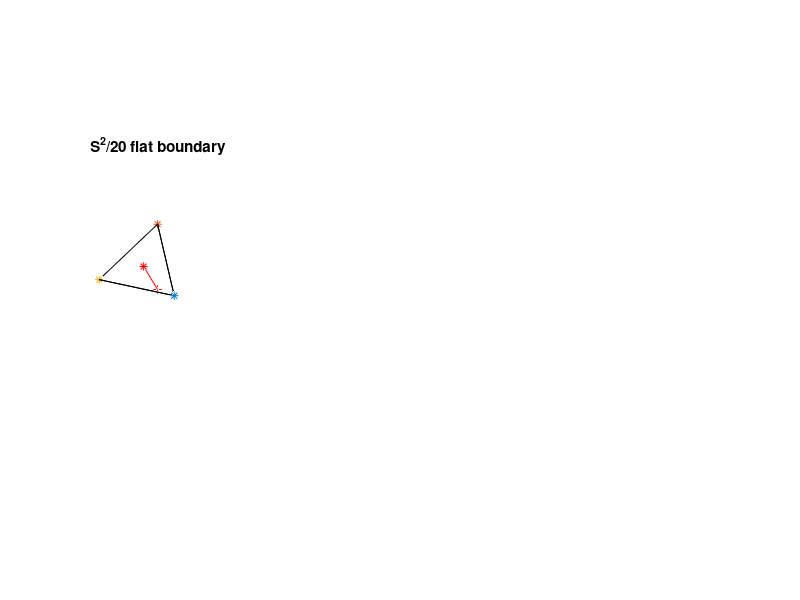

Write MATLAB code to recreate this figure. (Note: this script raises an error after producing the figure.)
%% Implemented functions


%%
function []=icosahedralSpectrumOfIcosahedralShell()
    Initialize();
    IcshFaceMode=1; %1/0: Phi_min=0/-Omega/2
    [B,C,A,F,Omega,Theta_c,Alpha,Beta,Delta,Theta_F,Phi_min,Phi_Max]=...
        Load_IH_Tri(IcshFaceMode);
    
    
    %PlotIcshdrnFace(B,C,A);
    %return
    %hold on;
    
    %Integral grid (1)
    OS_Factor=2.5;  %2.5

    %Object (icosahedron) grid
    Radius1=0.8;
    Radius2=1;    %1/cos(Alpha)=1.2584
    R_Norm_Flag=1;
    Radius=Radius1;
    N_TriGrid=40;   %20
    Radius1_min=Radius1*cos(Alpha);
    Radius2_min=Radius2*cos(Alpha);
    Radius1_Max=Radius1*sqrt(cos(Alpha)^2+(sin(Alpha)/2)^2);
    Radius2_Max=Radius2*sqrt(cos(Alpha)^2+(sin(Alpha)/2)^2);
    if isequal(Radius1,Radius2)
        N_Radius=1;
        N_R=ceil(2*OS_Factor*N_Radius); %Integral grid (2)
        Radius_Res=(Radius2-Radius1_min)/(N_R-1);
    else
        N_Radius=2*ceil(N_TriGrid*(2/(sqrt(3)*tan(Alpha)))*...
            (1-Radius1_min/Radius2)/(1+Radius1_min/Radius2));
        N_R=ceil(2*OS_Factor*N_Radius); %Integral grid (2)
        Radius_Res=(Radius2-Radius1_min)/(N_R-1);
    end
    Radius_Res=(1+cos(Alpha))/(8*OS_Factor*N_TriGrid/sqrt(3)-1/tan(Alpha/2)^2);
    N_R=1+ceil((Radius2-Radius1_min)/Radius_Res);
    
    Plot_Grid_Flag=1;
    AxisOff_Flag=1;
    AppendSupport_Flag=1;
    IcoObjParam=struct('N_TriGrid',N_TriGrid,...
        'Radius_Res',Radius_Res,...
        'N_Radius',N_Radius,...
        'Radius1',Radius1,...
        'Radius2',Radius2,...
        'Radius1_min',Radius1_min,...
        'Radius2_min',Radius2_min,...
        'Radius',Radius,...
        'Plot_Grid_Flag',Plot_Grid_Flag,...
        'AxisOff_Flag',AxisOff_Flag,...
        'AppendSupport_Flag',AppendSupport_Flag,...
        'A',A,...
        'B',B,...
        'C',C,...
        'F',F);
    disp(['Radius1_min=' num2str(Radius1_min) ', Radius1_Max=' num2str(Radius1_Max) ', Radius1=' num2str(Radius1)]);
    disp(['Radius2_min=' num2str(Radius2_min) ', Radius2_Max=' num2str(Radius2_Max) ', Radius2=' num2str(Radius2)]);
    disp(['N_Radius=' num2str(N_Radius) ', Radius_Res=' num2str(Radius_Res)]);
    [IcoGridVol,IcoGrid,H0]=Form_IcosahedralGrids(IcoObjParam);
    disp(['Min IcoGridVol.R=' num2str(min(sqrt(IcoGridVol.x.^2+IcoGridVol.y.^2+IcoGridVol.z.^2)))]);
    
    %Integral grid (3)
    N_Theta=ceil(2*OS_Factor*N_TriGrid);
    N_Phi=N_Theta+1;

    %Object (icosahedral function f(r))
    [IcoFunc,FuncGrid]=Make_IcoVolFunc(IcoGridVol,N_R,N_Theta,N_Phi);
    
    
    
    disp(['Min FuncGrid.R=' num2str(min(FuncGrid.R_1D))]);
    Theta=FuncGrid.Theta_2D;
    Phi=FuncGrid.Phi_2D;
    R_1D=FuncGrid.R_1D;
    Rm=min(R_1D);
    RM=max(R_1D);

    %Indices of critical distances
    [~,Index]=min(abs(R_1D-Radius1_min));
    Radius1_min_Index=Index(1);
    [~,Index]=min(abs(R_1D-Radius2_min));
    Radius2_min_Index=Index(1);
    [~,Index]=min(abs(R_1D-Radius1_Max));
    Radius1_Max_Index=Index(1);
    [~,Index]=min(abs(R_1D-Radius2_Max));
    Radius2_Max_Index=Index(1);
    [~,Index]=min(abs(R_1D-Radius1));
    Radius1_Index=Index(1);
    [~,Index]=min(abs(R_1D-Radius2));
    Radius2_Index=Index(1);
    

    Integral_Mode=(min(size(Theta)) > 1);

    %Basis functions
    LMa=Load_LMa;
    l_Vector=unique(LMa(:,1));
    N_l=numel(l_Vector);
    %N_l=4;l_Vector=l_Vector(1:N_l);
    
    %Display and test of basis functions
    N_subplot=ceil(sqrt(N_R));
    N_subplot_l=ceil(sqrt(N_l));

    H=[];
    [IH_Basis,ArrayAngleFlag]=Make_IHBasis(Theta,Phi,l_Vector,H);
    
    Plot_RadialScan=0;
    if Plot_RadialScan
        x=sin(Theta).*cos(Phi);
        y=sin(Theta).*sin(Phi);
        z=cos(Theta);
        figure;
        for R_cntr=1:N_R
            scatter3(x,y,z,20,IcoFunc{R_cntr});daspect([1 1 1]);axis tight; axis off;title(['f(r_{' num2str(r_cntr) '}) @r=' num2str(R_Shell) ', d:' num2str(C) ' to ' num2str(D) ', n(NaN):' num2str(E)]);colorbar;view(-90,32);alpha(0.5);alpha('color');drawnow;
        end
    end
    
    save IcoFunc.mat IcoFunc;
    %return
            

    H3=figure;
    H4=figure;
    ISpectrumMtx=nan(N_l,N_R);
    for R_cntr=1:N_R
        %fr=squeeze(IcoFunc(R_cntr,:,:));
        fr=IcoFunc{R_cntr};
        ISpectrum_=Make_ISpectrum(fr);
        if R_Norm_Flag
            ISpectrum_=ISpectrum_/(Radius2-Radius1);
        end
        ISpectrumMtx(:,R_cntr)=ISpectrum_;
 
        figure(H3);
        subplot(N_subplot,N_subplot,R_cntr);
        bar(l_Vector(2:end),ISpectrum_(2:end),'b');
        xlim([min(l_Vector)-1 max(l_Vector)+1]);
        if isequal(R_cntr,N_R)
            title(['R_{' num2str(R_cntr) '}=' num2str(R_1D(R_cntr)) '(' num2str(Rm) '<R<' num2str(RM)]);
        else
            title(['R_{' num2str(R_cntr) '}=' num2str(R_1D(R_cntr))]);
        end
        drawnow;

        figure(H4);
        for l_cntr=1:N_l
            subplot(N_subplot_l,N_subplot_l,l_cntr);
            Tempx=ISpectrumMtx(l_cntr,:);
            plot(R_1D,Tempx,'.--k');
            hold on;
            plot(   R_1D(Radius1_min_Index),Tempx(Radius1_min_Index),'b*',...
                    R_1D(Radius1_Max_Index),Tempx(Radius1_Max_Index),'b*',...
                    R_1D(Radius1_Index),Tempx(Radius1_Index),'b*',...
                    R_1D(Radius2_min_Index),Tempx(Radius2_min_Index),'ro',...
                    R_1D(Radius2_Max_Index),Tempx(Radius2_Max_Index),'ro',...
                    R_1D(Radius2_Index),Tempx(Radius2_Index),'ro');
            hold off;
            title(['l=' num2str(l_Vector(l_cntr))]);
            axis tight;
            xlabel('Radial position, R');
        end
        drawnow;
    end
    
    H5=figure;
    subplot(2,1,1);
    surf(R_1D,l_Vector,ISpectrumMtx);
    axis tight; xlabel('Radial Position');ylabel('Icosahedral order');colorbar;shading interp
    subplot(2,2,3);
    surf(R_1D,l_Vector(2:end),ISpectrumMtx(2:end,:));
    axis tight; xlabel('Radial Position');ylabel('Icosahedral order');colorbar;shading interp
    subplot(2,2,4);
    surf(R_1D,l_Vector(3:end),ISpectrumMtx(3:end,:));
    axis tight; xlabel('Radial Position');ylabel('Icosahedral order');colorbar;shading interp
    
    save All.mat;

    
    function I=Integral(f)
        switch Integral_Mode
            case 1
                I=mean(mean(f,1),2);
            case 2
                I=sum(sum(f.*W_Theta.*W_Phi,1),2);
        end
    end

    function ISpectrum=Make_ISpectrum(f)
        Integrand_=f.*sin(Theta);
        ISpectrum=zeros(N_l,1);
        for cntr=1:N_l
            if ArrayAngleFlag
                ISpectrum(cntr)=Integral(Integrand_.*IH_Basis(:,cntr));
            else
                ISpectrum(cntr)=Integral(Integrand_.*squeeze(IH_Basis(:,:,cntr)));
            end
            if mod(l_Vector(cntr),2)
                %ISpectrum(cntr)=-ISpectrum(cntr);
            end
        end
    end
end

function IcoGridVol=Make_IcoVolGrid(B,C,A,Radius1,Radius2,N_TriGrid,N_R)
    if isequal(Radius1,Radius2)
        IcoGridVol=Make_IcoShellGrid(B,C,A,Radius1,N_TriGrid);
    else
        Radius=linspace(Radius1,Radius2,N_R);
        Shell=Make_IcoShellGrid(B,C,A,1,N_TriGrid);
        N0=numel(Shell.x);
        Zero=zeros(N_R*N0,1);
        X=Zero;
        Y=Zero;
        Z=Zero;
        for cntr=1:N_R
            X((1:N0)+(cntr-1)*N0)=Radius(cntr)*Shell.x;
            Y((1:N0)+(cntr-1)*N0)=Radius(cntr)*Shell.y;
            Z((1:N0)+(cntr-1)*N0)=Radius(cntr)*Shell.z;
        end
        IcoGridVol=struct('x',X,'y',Y,'z',Z);
    end
    %numel(IcoGridVol.x)
    IcoGridVol=RemoveRedundancy(IcoGridVol);
    %numel(IcoGridVol.x)
end

function [IH_Basis,ArrayAngleFlag]=Make_IHBasis(Theta,Phi,l_Vector,H)
    N_l=numel(l_Vector);
    IH_Basis=zeros(size(Theta,1),size(Theta,2),N_l);
    if isequal(min(size(Theta)),1)
        ArrayAngleFlag=1;
    else
        ArrayAngleFlag=0;
    end
    
    if numel(H)
        Plot_Flag=1;
        N_subplot=ceil(sqrt(N_l));
    else
        Plot_Flag=0;
    end
    for l_cntr=1:N_l
        l=l_Vector(l_cntr);
        Temp=IHrmncSngl(Theta,Phi,l);
        if ArrayAngleFlag
            IH_Basis(:,l_cntr)=Temp;
        else
            IH_Basis(:,:,l_cntr)=Temp;
        end
        if Plot_Flag
            if N_subplot > 1
                subplot(N_subplot,2*N_subplot,l_cntr);
            else
                subplot(2,N_l,l_cntr);
            end
            Plot_Shell(Theta,Phi,Temp,l);
            drawnow;
        end
    end
end

function [B,C,A,F,Omega,Theta_c,Alpha,Beta,Delta,Theta_F,Phi_min,Phi_Max]=...
    Load_IH_Tri(IcshFaceMode)
    %Constant Angles
    Omega=2*pi/5;
    Theta_c=acos(cos(Omega)/(1-cos(Omega)));
    Alpha=acos(1/(sqrt(3)*tan(Omega/2)));%37.38 deg or 0.6524 rad
    %tan(Alpha), tan(Theta_c/2)/cos(Omega/2)
        %r=1./(cos(Theta)+Beta*cos(Phi-Omega/2).*sin(Theta));

    Beta=tan(Theta_c/2)/cos(Omega/2);   %0.7639
    Delta=atan(1/Beta); %52.62 deg (91.84 rad); sin(Delta)=0.7947=cos(Alpha)
    %Alpha+Delta=pi/2
    if IcshFaceMode %1/0: Phi_min=0/-Omega/2
        Phi_min=0;
    else
        Phi_min=-Omega/2;
    end
    Phi_Max=Phi_min+Omega;
    
    %Constant Points
    B=[0;0;1];  %Vertex
    C=[sin(Theta_c)*cos(Phi_min);sin(Theta_c)*sin(Phi_min);cos(Theta_c)];    %Vertex
    A=[sin(Theta_c)*cos(Phi_Max);sin(Theta_c)*sin(Phi_Max);cos(Theta_c)];   %Vertex
    F=(A+B+C)/3;    %Center of gravity of face (corner of an 1/60 unit)
    Theta_F=(180/pi)*acos(F(3)/norm(F)); %37.3774 Alpha!
    %PlotIcshdrnFace(B,C,A)
end

function Plot_Shell(varargin)
    switch nargin
        case 5
            x=varargin{1};
            y=varargin{2};
            z=varargin{3};
            V=varargin{4};
            l=varargin{5};
        case 4
            Theta=varargin{1};
            Phi=varargin{2};
            V=varargin{3};
            l=varargin{4};
            x=sin(Theta).*cos(Phi);
            y=sin(Theta).*sin(Phi);
            z=cos(Theta);
    end
    if ~isreal(V)
        V=real((-1i)*V);
    end
    if min(size(x)) > 1
        surf(x,y,z,double(squeeze(V)));
    else
        scatter3(x,y,z,20,double(squeeze(V)),'.');
    end
    shading interp;
    %xlabel('x');
    %ylabel('y');
    %zlabel('z');
    if ~isnan(l)
        title(['l=' num2str(l)]);
    else
        title(['{\bfAll} icosahedral orders']);
    end
    axis tight;daspect([1 1 1]);xlim([-1 1]);ylim([-1 1]);zlim([-1 1]);
    view(148,32);
    %axis off
end

function PlotIcshdrnFace(B,C,A)
    IsHold=ishold;
    hold on
    F=(A+B+C)/3;
    plot3(F(1),F(2),F(3),'r*')
    plot3([0 F(1)],[0 F(2)],[0 F(3)],'r');
    plot3(A(1),A(2),A(3),'k*')
    plot3(B(1),B(2),B(3),'k*')
    plot3(C(1),C(2),C(3),'k*')
    plot3([B(1) A(1) C(1) B(1)],[B(2) A(2) C(2) B(2)],[B(3) A(3) C(3) B(3)],'k')
    axis tight;daspect([1 1 1]);xlim([-1 1]);ylim([-1 1]);zlim([-1 1]);
    view(148,32);
    %view(100,0);
    daspect([1 1 1]);colorbar;xlabel('x');ylabel('y');zlabel('z');
    if ~IsHold
        hold off
    end
end

function R=IcosSymRot20(varargin)
    if nargin
        R60=IcosSymRot(varargin{1});
    else
        R60=IcosSymRot();
    end
    Indices=[1:5,8:10,14:15,19:20,23,25,30:35];
    R=R60(Indices);
end

function R=IcosSymRot(varargin)
    %Ref: page 35 of http://docs.lib.purdue.edu/ecetr/203
    
    Beta=atan(2);
    Gamma=(2*pi)/5;

    S=Rot_z(Gamma);
    U=Rot_y(Beta);
    P=Rot_y(pi);
    T=U*S*inv(U);

    R=cell(60,1);

    for cntr=1:5
        R{cntr}=S^(cntr-1);
    end
    R{6}=S*T;
    R{7}=T*R{6};
    R{8}=T*R{7};
    R{9}=inv(T)*R{6};
    R{10}=inv(T)*R{9};
    for cntr=11:20
        R{cntr}=S*R{cntr-5};
    end
    for cntr=21:25
        R{cntr}=inv(S)*R{cntr-15};
    end
    for cntr=26:30
        R{cntr}=inv(S)*R{cntr-5};
    end
    for cntr=31:60
        R{cntr}=P*R{cntr-30};
    end
    
    if nargin
        ROT=varargin{1}*inv(R{1});
        for cntr=1:60
            R{cntr}=ROT*R{cntr};
        end
    end
end

function R=Rot_z(x)
    C=cos(x);
    S=sin(x);
    R=[ C    -S   0
        S    C    0
        0    0    1];
end

function R=Rot_y(x)
    C=cos(x);
    S=sin(x);
    R=[ C    0    S
        0    1    0
        -S   0    C];
end

function v=Rotate_Coordinate(u,R)
    [M,N,P]=size(u.x);
    Temp=R'*[u.x(:)';u.y(:)';u.z(:)'];
    if min(M,(min(N,P))) == 1
        v=struct('x',Temp(1,:)','y',Temp(2,:)','z',Temp(3,:)');
    else
        v=struct('x',reshape(Temp(1,:),[M N P]),...
            'y',reshape(Temp(2,:),[M N P]),...
            'z',reshape(Temp(3,:),[M N P]));
    end
end

function Plot_Iso_Surface(x,y,z,DV,IsoValue)
    %p = patch(shrinkfaces(isosurface(x,y,z,DV,IsoValue),0.8));
    p = patch(isosurface(x,y,z,DV,IsoValue));
    isonormals(x,y,z,DV,p);
    set(p,'FaceColor','magenta','EdgeColor','none');
    daspect([1,1,1])
    view(3); axis tight
    
    Color={[1 0 0],[0 0 1]};
    for cntr=1:2
        h{cntr} = light;
        set(h{cntr},'Color',Color{cntr});
        lightangle(0,90+cntr*180);
    end
    
    %for az = -50:10:50
    %    lightangle(h,az,30);
    %end
    %light('Position',[1 3 2]);
    %light('Position',[-3 -1 3]);
%    material shiny
    
%    Q=3;
%    for cntr=1:Q
        %camlight(cntr*360/Q,40);%
        %camlight(cntr*360/Q,-90+cntr*180/Q);
    %end
    %camlight right;
    %lighting phong
    xlim([min(x(:)) max(x(:))])
    ylim([min(y(:)) max(y(:))])
    zlim([min(z(:)) max(z(:))])
end
  
function Rots=Unwrap(Rots_)
    Rots=[Rots_(1,:),Rots_(2,:),Rots_(3,:),Rots_(4,:)]';
end
    
function R=Rot2R(Rot)
    Threshold=1e-4;
    Norm=norm(Rot);
    if Norm > Threshold
        Rot=Rot/Norm;
    else
        Rot=[1;0;0;0];
    end
    a=Rot(1);
    b=Rot(2);
    c=Rot(3);
    d=Rot(4);
    R=[a^2+b^2-c^2-d^2, 2*(b*c-a*d), 2*(b*d+a*c); ...
        2*(b*c+a*d), a^2-b^2+c^2-d^2, 2*(c*d-a*b); ...
        2*(b*d-a*c), 2*(c*d+a*b), a^2-b^2-c^2+d^2];
end

function j_n=Spherical_Bessel(Nu,r)
    Threshold=1e-20;
    j_n=sqrt(pi/2)*besselj(Nu+0.5,r)./sqrt(r);
    Index=(abs(r) < Threshold);
    if Nu & numel(Index)
        j_n(Index)=0;
    else
        j_n(Index)=1;
    end
end

function LMa=Load_LMa
    LMa=[0   0   1;
        6   0   0.531085;
        6   5   0.847318;
        10  0   0.265539;
        10  5   -0.846143;
        10  10  0.462094;
        12  0   0.454749;
        12  5   0.469992;
        12  10  0.756513;
        15  0   0;
        15  5   -0.730479;
        15  10  0.553390;
        15  15  0.400200;
        16  0   0.334300;
        16  5   -0.493693;
        16  10  -0.634406;
        16  15  0.491975;
        18  0   0.399497;
        18  5   0.450611;
        18  10  0.360958;
        18  15  0.712083;
        20  0   0.077539;
        20  5   -0.460748;
        20  10  0.747888;
        20  15  -0.231074;
        20  20  0.411056;
        21  0   0;
        21  5   -0.686874;
        21  10  -0.165198;
        21  15  0.589866;
        21  20  0.391117;
        22  0   0.374046;
        22  5   -0.305627;
        22  10  -0.478054;
        22  15  -0.524717;
        22  20  0.512658;
        24  0   0.349347;
        24  5   0.459541;
        24  10  0.312605;
        24  15  0.323072;
        24  20  0.681676;
        25  0   0;
        25  5   -0.287213;
        25  10  0.690434;
        25  15  -0.517311;
        25  20  0.082394;
        25  25  0.407935;
        26  0   0.134096;
        26  5  -0.516658;
        26  10  0.334011;
        26  15  0.585483;
        26  20  -0.295937;
        26  25  0.416113;
        27  0   0;
        27  5   -0.626928;
        27  10  -0.332517;
        27  15  0.039428;
        27  20  0.590696;
        27  25  0.381993;
        28  0   0.396335;
        28  5   -0.161426;
        28  10  -0.387561;
        28  15  -0.426225;
        28  20  -0.454516;
        28  25  0.527640;
        30  0   0.302281;
        30  5   0.454268;
        30  10  0.354171;
        30  15  0.198039;
        30  20  0.331042;
        30  25  0.653810;
        30  30  0.033905;
        ];
end

function J_l=IHrmncSngl(Theta,Phi,l)
    %Y_(l,m)=sqrt(2)*P_(m,l)(cos(Theta),'norm')*cos(m*Phi)
    %P_(m={0,1,...l},x) <-- legendre(l,x)
    %J_(l)(Theta,Phi)=Sum_(m){a_(l,m)S_(l,m)(Theta,Phi)}
    
    LMa=Load_LMa;
    Indices=find(LMa(:,1) == l);
    m_Vector=single(LMa(Indices,2));
    a_Vector=single(LMa(Indices,3));
    Legendre=legendre(l,cos(Theta),'norm');
    J_l=zeros(size(Theta),'single');
    Sqrt_2=sqrt(2);
    for cntr=1:numel(Indices)
        m=m_Vector(cntr);
        a=a_Vector(cntr);
        if l
            if ndims(Legendre) == 4 %3D arrays of theta and phi
                Temp=squeeze(Legendre(m+1,:,:,:));
            elseif ndims(Legendre) == 3 %vectors of theta and phi
                Temp=squeeze(Legendre(m+1,:,:));
            elseif ndims(Legendre) == 2 %vectors of theta and phi
                Temp=squeeze(Legendre(m+1,:))';
            else
                size(Legendre)
            end
        else
            if min(size(Phi)) > 1
                Temp=Legendre;
            else
                Temp=Legendre';
            end
        end

        %Y_lm=sqrt(2)*Temp.*cos(m*Phi);
        %J_l=J_l+Y_lm*a;

        %J_l=J_l+Temp.*cos(m*Phi)*a;
        if mod(l,2)
            %J_l=J_l+Temp.*sin(m*Phi)*(2*a*(1i));
            J_l=J_l+Temp.*sin(m*Phi)*(2*a);
        else
            J_l=J_l+Temp.*cos(m*Phi)*(2*a);
        end
    end
    J_l=real(J_l)*Sqrt_2;
end


function Y=SphHrmnc(Theta,Phi,LMa)
    N=size(LMa,1);
    L=LMa(:,1);
    M=LMa(:,2);
    Y=cell(N,1);
    for cntr=1:N
        Y{cntr}=SphHrmncSngl(Theta,Phi,L(cntr),M(cntr));
    end
end

function Y_lm=SphHrmncSngl(Theta,Phi,l,m)
    %Y_(l,m)=sqrt(2)*P_(m,l)(cos(Theta),'norm')*cos(m*Phi)
    %P_(m={0,1,...l},x) <-- legendre(l,x)
    Legendre=legendre(l,cos(Theta),'norm');
    if isequal(size(Theta,1),1)
        Legendre=Legendre(m+1,:);
    elseif isequal(size(Theta,2),1)
        Legendre=Legendre(m+1,:)';
    else
        Legendre=squeeze(Legendre(m+1,:,:));
    end
    Y_lm=sqrt(2)*Legendre.*cos(m*Phi);
end

function [Theta,Phi]=SphGrid(N)
    Phi_1D=(2*pi)*linspace(0,1,N+1);
    Phi_1D=Phi_1D(1:N);
    Phi_1D=Phi_1D-mean(Phi_1D);
    Theta_1D=(pi)*linspace(0,1,N);
    [Theta,Phi]=meshgrid(Theta_1D,Phi_1D);
end

function []=Initialize()
    close all force;
    clear all;
    clc;
    drawnow;
end

function [IcoGridVol,IcoGrid,H0]=Form_IcosahedralGrids(IcoObjParam)
    N_TriGrid=IcoObjParam.N_TriGrid;
    Radius1=IcoObjParam.Radius1;
    Radius2=IcoObjParam.Radius2;
    Radius1_min=IcoObjParam.Radius1_min;
    Radius=IcoObjParam.Radius;
    Radius_Res=IcoObjParam.Radius_Res;
    N_Radius=IcoObjParam.N_Radius;
    Plot_Grid_Flag=IcoObjParam.Plot_Grid_Flag;
    AxisOff_Flag=IcoObjParam.AxisOff_Flag;
    AppendSupport_Flag=IcoObjParam.AppendSupport_Flag;
    A=IcoObjParam.A;
    B=IcoObjParam.B;
    C=IcoObjParam.C;
    F=IcoObjParam.F;


    Ico=Make_TriangleGrid(B,C,A,Radius,N_TriGrid);
    IcoGrid=Make_IcoShellGrid(B,C,A,Radius,N_TriGrid);
    IcoGridVol=Make_IcoVolGrid(B,C,A,Radius1,Radius2,N_TriGrid,N_Radius);
    IcoGridVolSupportIn=struct('x',[],'y',[],'z',[]);
    IcoGridVolSupportOut=struct('x',[],'y',[],'z',[]);
    if AppendSupport_Flag
        N_R_S=2;
        IcoGridVolSupportIn=Make_IcoVolGrid(B,C,A,...
            max(0,Radius1-Radius_Res*N_R_S),Radius1-Radius_Res,N_TriGrid,N_R_S);
        IcoGridVolSupportOut=Make_IcoVolGrid(B,C,A,...
            Radius2+Radius_Res,Radius2+Radius_Res*N_R_S,N_TriGrid,N_R_S);
    end
    IcoGridVol=Append_Grids(IcoGridVol,IcoGridVolSupportIn,IcoGridVolSupportOut);
    if Plot_Grid_Flag
        H0=figure;
        subplot(1,4,1);hold on;plot3(A(1),A(2),A(3),'*');plot3(B(1),B(2),B(3),'*');plot3(C(1),C(2),C(3),'*');plot3(F(1),F(2),F(3),'r*');plot3([0 F(1)],[0 F(2)],[0 F(3)],'r');plot3(B(1)-A(1),B(2)-A(2),B(3)-A(3),'k');plot3([B(1) A(1) C(1)],[B(2) A(2) C(2)],[B(3) A(3) C(3)],'k');plot3([B(1) A(1) C(1) B(1)],[B(2) A(2) C(2) B(2)],[B(3) A(3) C(3) B(3)],'k');plot3(0,0,0,'+r');view(148,32);daspect([1 1 1]);xlim([-1 1]);ylim([-1 1]);zlim([-1 1]);hold off;title('S^2/20 flat boundary');camva(4.6);if AxisOff_Flag; axis off; else xlabel('x');ylabel('y');zlabel('z');end;alpha(0.5);alpha('color');
        subplot(1,4,2);plot3(Ico.x,Ico.y,Ico.z,'.k');daspect([1 1 1]);view(148,32);xlim([-1 1]);ylim([-1 1]);zlim([-1 1]);camva(4.6);title('S^2/20 flat grid');if AxisOff_Flag; axis off; else xlabel('x');ylabel('y');zlabel('z');end;alpha(0.5);alpha('color');
        subplot(1,4,3);plot3(IcoGrid.x,IcoGrid.y,IcoGrid.z,'.k');daspect([1 1 1]);view(148,32);xlim(Radius2*[-1 1]);ylim(Radius2*[-1 1]);zlim(Radius2*[-1 1]);camva(4.6);title('S^2 flat grid');if AxisOff_Flag; axis off; else xlabel('x');ylabel('y');zlabel('z');end;alpha(0.5);alpha('color');
        %subplot(1,4,3);patch(IcoGrid.x,IcoGrid.y,IcoGrid.z,1);daspect([1 1 1]);view(148,32);xlim(Radius2*[-1 1]);ylim(Radius2*[-1 1]);zlim(Radius2*[-1 1]);camva(4.6);title('S^2 flat grid');if AxisOff_Flag; axis off; else xlabel('x');ylabel('y');zlabel('z');end;
        subplot(1,4,4);plot3(IcoGridVol.x,IcoGridVol.y,IcoGridVol.z,'.k');daspect([1 1 1]);view(148,32);xlim(Radius2*[-1 1]);ylim(Radius2*[-1 1]);zlim(Radius2*[-1 1]);camva(4.6);title('S^2xR (thick shell) 3D grid');if AxisOff_Flag; axis off; else xlabel('x');ylabel('y');zlabel('z');end;alpha(0.5);alpha('color');
    else
        H0=[];
    end
end

function Grid=Append_Grids(MainGrid,GridIn,GridOut)
    Factor=1;   %1/nan
    Grid=struct(...
        'x',[GridIn.x;MainGrid.x;GridOut.x],...
        'y',[GridIn.y;MainGrid.y;GridOut.y],...
        'z',[GridIn.z;MainGrid.z;GridOut.z],...
        'F',[Factor*zeros(size(GridIn.z));ones(size(MainGrid.z));...
            Factor*zeros(size(GridOut.z))]);
        %size(MainGrid.x)
        %size(Grid.x)
end

function [IcoFunc,FuncGrid]=Make_IcoVolFunc(IcoGridVol,N_R,N_Theta,N_Phi)
    Margin=0;
    OverSampling=1;
    N_S2=N_Theta*N_Phi;
    N_Total=N_R*N_S2;

    R_IcoGridVol=sqrt(IcoGridVol.x(:).^2+IcoGridVol.y(:).^2+IcoGridVol.z(:).^2);
    R_min_data=min(R_IcoGridVol);   %R1*cos(Alpha)
    R_Max_data=max(R_IcoGridVol);   %R2
    R_min=R_min_data*(1-Margin);
    R_Max=R_Max_data*OverSampling;
    clear R_IcoGridVol;
    
    %FuncGrid coordinate
    R_1D=linspace(R_min,R_Max,N_R);
    Theta_1D=linspace(0,pi,N_Theta);
    Phi_1D=linspace(0,2*pi,N_Phi);
    [Theta_2D,Phi_2D]=meshgrid(Theta_1D,Phi_1D);
    Xn=sin(Theta_2D).*cos(Phi_2D);
    Yn=sin(Theta_2D).*sin(Phi_2D);
    Zn=cos(Theta_2D);
    %R_XYZn=min(sqrt(Xn.^2+Yn.^2+Zn.^2));
    FuncGrid=struct('R_1D',R_1D,'Theta_2D',Theta_2D,'Phi_2D',Phi_2D);

    %Model making w/ Object data
    Model=TriScatteredInterp(IcoGridVol.x,IcoGridVol.y,IcoGridVol.z,...
        IcoGridVol.F,'nearest');
        %ones(size(IcoGridVol.x)),'natural');

    %Sampling model in the FuncGrid coordinate
    IcoFunc=cell(N_R,1);
    X=zeros(N_Total,1);
    Y=zeros(N_Total,1);
    Z=zeros(N_Total,1);
    Plot_Flag=1;
    if Plot_Flag
        H=figure;
    else
        WB=waitbar(0,'Calculating f{\bf_r}(\theta,\phi) functions');
    end
    for r_cntr=1:N_R
        R_Shell=R_1D(r_cntr);
        x=R_Shell*Xn;
        y=R_Shell*Yn;
        z=R_Shell*Zn;
        X((1:N_S2)+(r_cntr-1)*N_S2)=x;
        Y((1:N_S2)+(r_cntr-1)*N_S2)=y;
        Z((1:N_S2)+(r_cntr-1)*N_S2)=z;

        Temp=Model(x,y,z);

        %A=min(sqrt(x(:).^2+y(:).^2+z(:).^2));
        C=R_min_data;
        D=R_Max_data;
        E=sum(isnan(Temp(:)));
        %disp(['sm:' num2str(A) ', dm:' num2str(C) ', sM:' num2str(B) ', dM:' num2str(D)])
        %disp(['s:' num2str(A) ', R_XYZn:' num2str(R_XYZn) ', d:' num2str(C) ' to ' num2str(D) ', n(NaN):' num2str(E)])
        disp(['f(r_' num2str(r_cntr) ') @r=' num2str(R_Shell) ', d:' num2str(C) ' to ' num2str(D) ', n(NaN):' num2str(E)])
        
        Index=~isnan(Temp);
        if Plot_Flag 
            %imagesc(Temp);daspect([1 1 1]);axis tight; axis off;title(num2str(r_cntr));colorbar;pause;
            scatter3(x(Index),y(Index),z(Index),20,Temp(Index));daspect([1 1 1]);axis tight; axis off;title(['f(r_{' num2str(r_cntr) '}) @r=' num2str(R_Shell) ', d:' num2str(C) ' to ' num2str(D) ', n(NaN):' num2str(E)]);colorbar;view(-90,32);alpha(0.5);alpha('color');drawnow;
        else
            WB=waitbar(r_cntr/N_R,WB);drawnow;
        end
        Temp(~Index)=0;
        IcoFunc{r_cntr}=Temp;
    end
    if ~Plot_Flag
        close(WB);drawnow;
    end
end

function Ico_Grid=Make_IcoShellGrid(B,C,A,Radius,N_TriGrid)
    X=Make_TriangleGrid(B,C,A,Radius,N_TriGrid);
    N_Face=numel(X.x);
    Zero=zeros(20*N_Face,1);
    Ico_Grid=struct('x',Zero,'y',Zero,'z',Zero);
    R=IcosSymRot20();   %Only for EMAN configuration
    for Cntr=1:20
        Temp=R{Cntr};
        B_=Temp*B;
        C_=Temp*C;
        A_=Temp*A;
        X=Make_TriangleGrid(B_,C_,A_,Radius,N_TriGrid);
        Ico_Grid.x((1:N_Face)+(Cntr-1)*N_Face)=X.x;
        Ico_Grid.y((1:N_Face)+(Cntr-1)*N_Face)=X.y;
        Ico_Grid.z((1:N_Face)+(Cntr-1)*N_Face)=X.z;
    end
    Ico_Grid=RemoveRedundancy(Ico_Grid);
end

function Grid=RemoveRedundancy(Grid)
    if size(Grid.x,1) > 1
        Temp=[Grid.x,Grid.y,Grid.z];
        Temp=unique(Temp,'rows');
        Grid.x=Temp(:,1);
        Grid.y=Temp(:,2);
        Grid.z=Temp(:,3);
    else
        Temp=[Grid.x;Grid.y;Grid.z]';
        Temp=unique(Temp,'rows');
        Grid.x=Temp(1,:);
        Grid.y=Temp(2,:);
        Grid.z=Temp(3,:);
    end
end

function X=Make_TriangleGrid(B,C,A,Radius,N)
    [Lambda,Mu]=meshgrid(Radius*linspace(0,1,N));
    Index=(Lambda+ Mu <= 1);
    Lambda=Lambda(Index);
    Mu=Mu(Index);
    X=cell(3,1);
    for cntr_=1:3
        X{cntr_}=B(cntr_)+Lambda*(A(cntr_)-B(cntr_))+Mu*(C(cntr_)-B(cntr_));
    end
    X=cell2struct(X,{'x','y','z'},1);
end

function [V_parallel,V_EMAN,E_parallel,E_EMAN]=Full_Icosahedron()
    P=(1+sqrt(5))/2;
    Q=sqrt(1+P^2);

    Vx=[0  0  0  0  1  1 -1 -1  P  P -P -P]/Q;
    Vy=[1  1 -1 -1  P -P  P -P  0  0  0  0]/Q;
    Vz=[P -P  P -P  0  0  0  0  1  -1 1 -1]/Q;
    
    
    V_parallel=struct('x',Vx,'y',Vy,'z',Vz);

    %Rotation matrix calculation
    B=[0;0;1];C=[0.8944;0;0.4472];A=[0.2764;0.8507;0.4472];BCA=[B,C,A];
    Bp=[0;1;P]/Q;Cp=[0;-1;P]/Q;Ap=[P;0;1]/Q;BCA_p=[Bp,Cp,Ap];           
    %R=(BCA*inv(BCA_p));
    f=0;
    c=0.8944*Q/(2*P);
    a=(0.2764*Q-c)/P;
    d=(0.8507*Q-f)/P;
    i=1.4472*Q/(2*P);
    g=(0.4472*Q-i)/P;
    b=-c*P;
    e=-f*P;
    h=Q-i*P;
    R=[ a,b,c;
        d,e,f;
        g,h,i];
    [U,~,V] = svd(R);
    R=U*V';
    
    for cntr=1:12
        Temp=R*[Vx(cntr);Vy(cntr);Vz(cntr)];
        Vx(cntr)=Temp(1);
        Vy(cntr)=Temp(2);
        Vz(cntr)=Temp(3);
    end
    V_EMAN=struct('x',Vx,'y',Vy,'z',Vz);
    E_parallel=Find_Edges(V_parallel);
    E_EMAN=Find_Edges(V_EMAN);
end

function []=Plot_Vertex(V)
    plot3(V.x,V.y,V.z,'*');
    daspect([1 1 1]);
    box on;
    xlabel('x');ylabel('y');zlabel('z');
    xlim([-1 1]);ylim([-1 1]);zlim([-1 1]);
end

function []=Plot_Edges(V,E)
    for cntr1=1:12
        for cntr2=1:5
            plot3([V.x(E(cntr1,cntr2)) V.x(cntr1)],...
                [V.y(E(cntr1,cntr2)) V.y(cntr1)],...
                [V.z(E(cntr1,cntr2)) V.z(cntr1)]);
        end
    end
end

function Edges=Find_Edges(V)
    Edges=zeros(12,5);
    for cntr1=1:12
        Distance=(V.x-V.x(cntr1)).^2+(V.y-V.y(cntr1)).^2+(V.z-V.z(cntr1)).^2;
        [~,I]=sort(Distance,'ascend');
        Edges(cntr1,:)=I(1+(1:5));
    end
end
